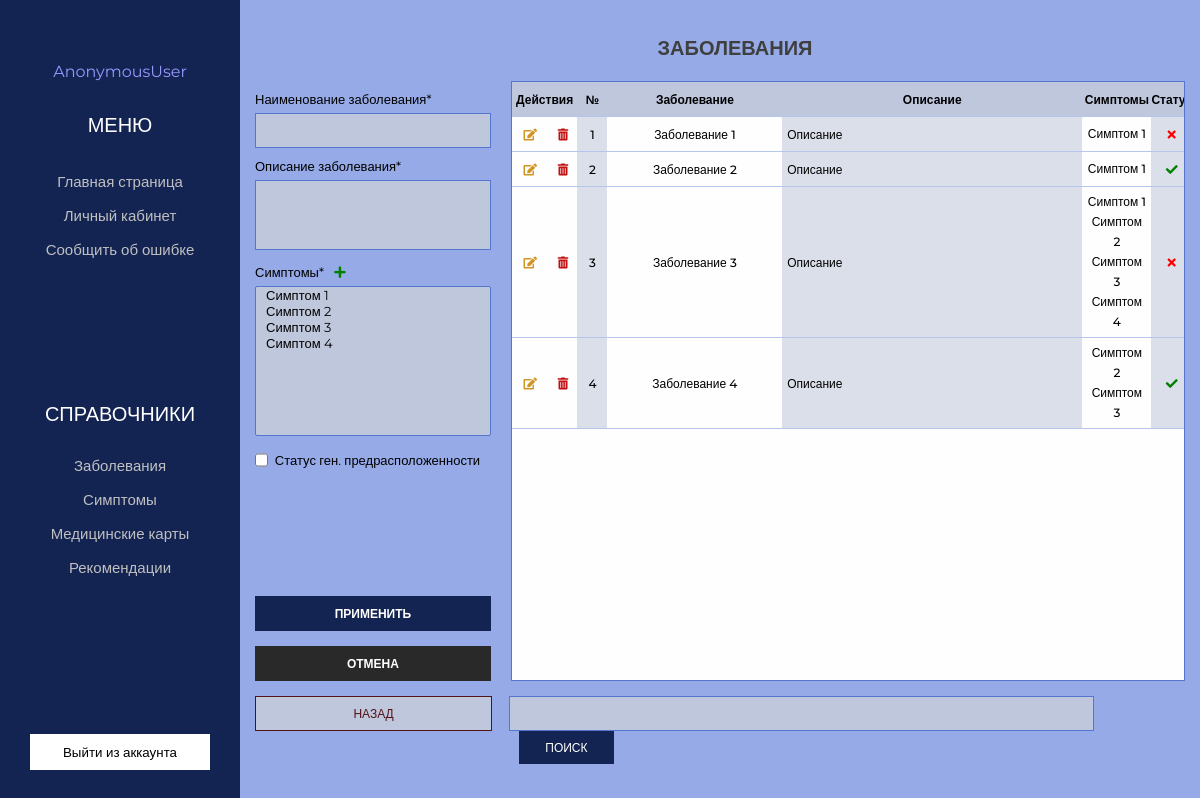
The page /disease on the database as committed earlier.
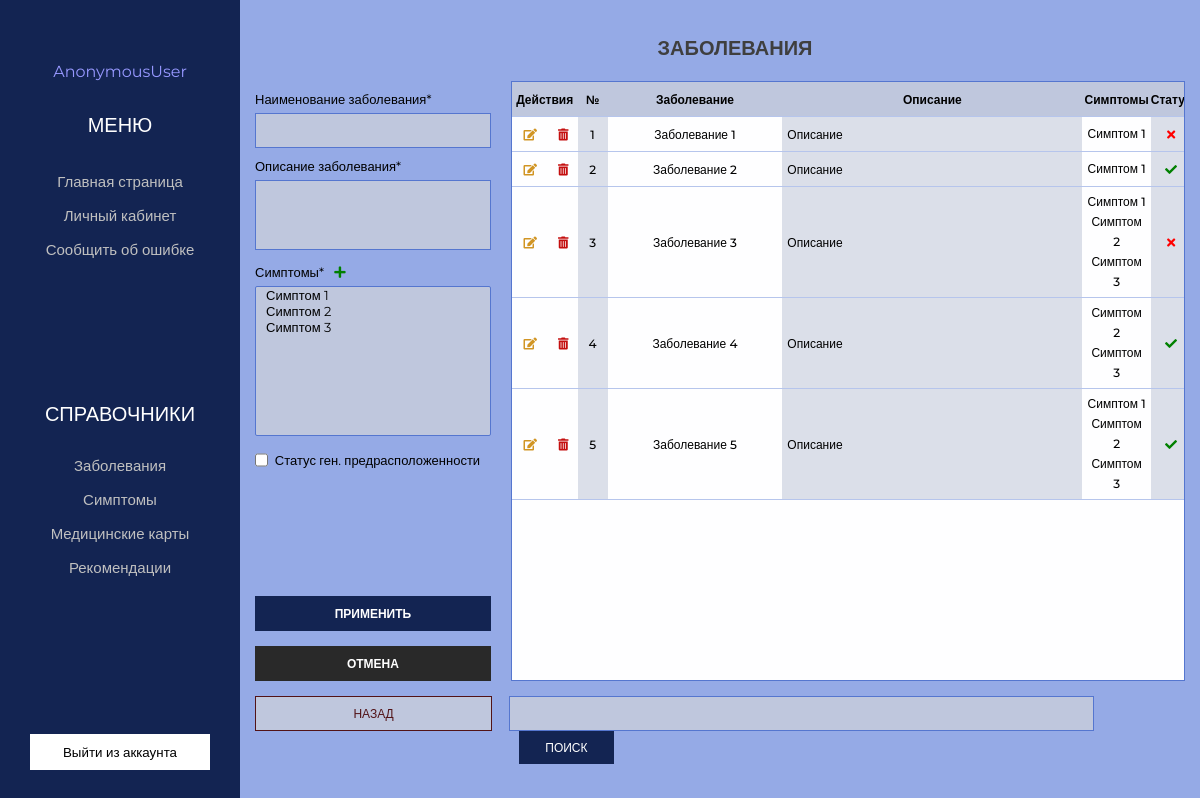
The same page on the database as committed later.
### app/models.py (models this page shows, shortened)
class Disease(models.Model):
    name_disease                                = models.CharField(max_length=50, verbose_name='Наименование заболевания', null=False)
    description_disease                         = models.TextField(verbose_name='Описание заболевания', null=False)
    number_of_patients                          = models.IntegerField(verbose_name='Количество заболевших', null=True, default=0)
    symptoms                                    = models.ManyToManyField(Symptom, verbose_name="Симптом", related_name='diseases')
    status_genetic_predisposition               = models.BooleanField( verbose_name='Наличие генетических предрасположенностей', default=False)
    description_genetic_predisposition          = models.TextField(verbose_name='Описание генетической предрасположенности', null=True, blank=True, default='-')
    class Meta:
        verbose_name            = "Заболевание"
        verbose_name_plural     = "Заболевания"

class Symptom(models.Model):
    name_symptom            = models.CharField(max_length=50, verbose_name='Наименование симптома', null=False)
    description_symptom     = models.CharField(max_length=200, verbose_name='Описание симптома', null=False)
    class Meta:
        verbose_name            = "Симптом"
        verbose_name_plural     = "Симптомы"
    def __str__(self):
        return self.name_symptom

### app/views.py (the view)
# urls.py: path('disease', views.disease, name='disease'),
def disease(request):
    error = ''
    search_query = request.GET.get('search','')
    if search_query:
        elements = Disease.objects.filter(Q(name_disease__icontains=search_query) |
        Q(description_disease__icontains=search_query) |
        Q(symptoms__name_symptom__icontains=search_query) |
        Q(description_genetic_predisposition__icontains=search_query))
    else:
        elements = Disease.objects.all()
    if request.method == 'POST':
        form = DiseaseForm(request.POST)
        if form.is_valid():
            form.save()
        else:
            error = 'Возникла ошибка'
    form = DiseaseForm()
    context = {'elements': elements, 'form': form}
    return render(request, 'app/doctor/Disease.html', context)

### app/forms.py
class DiseaseForm(ModelForm):
    class Meta:
        model = Disease
        fields = ['name_disease', 'description_disease', 'symptoms', 'status_genetic_predisposition', 'description_genetic_predisposition']
        widgets = {
            "symptoms": SelectMultiple(attrs={
                'class': 'input_text symptoms'
            }),
            "name_disease": TextInput(attrs={
            'class': 'input_text'
            }),
            "description_disease": Textarea(attrs={
            'class': 'input_text disease',
            }),
            "description_genetic_predisposition": Textarea(attrs={
            'class': 'input_text disease'
            })
        }

### app/templates/app/doctor/Disease.html (shortened to what this page needs)
{% extends 'app/doctor/base_nav.html' %}
{% load static %}
{% block content %}
<section class="main">
    <div class="container">
        <div class="header">
            <div class="header_conatiner">
                <h1 class="header_title">ЗАБОЛЕВАНИЯ</h1>
            </div>
        </div>
        <form action="{{ data.disease }}" method="POST" name='form_name'>
            <section class="section">
                <div class="left_block">
                    <div class="left_items">
                        <p class="input_title">Наименование заболевания*</p>
                        {{ form.name_disease }}
                    </div>
                    <div class="left_items">
                        <p class="input_title">Описание заболевания*</p>
                        {{ form.description_disease }}
                    </div>
                    <div class="left_items">
                        <p class="input_title symptoms">Симптомы*&nbsp;&nbsp;
                            <a href="{% url 'symptom' %}"><i style="color: green" class="fas fa-plus"></i></a>
                        </p>
                        {{ form.symptoms }}
                    </div>
                    <div class="left_items status">
                        <input id="status" type="checkbox" name="status_genetic_predisposition" onchange='add_form("dv1", "status");'>
                        <label for="status" class="input_title">&nbsp;&nbsp;Статус ген. предрасположенности</label>
                    </div>
                    <div class="buttons">
                            <button type="submit" class="left_button">ПРИМЕНИТЬ</button>
                            <a href="{% url 'disease' %}" class="link">
                                <div class="left_button cancel">ОТМЕНА</div>
                            </a>
                    </div>
                </div>
                <div class="right_block">
                    {% if elements %}
                    <table class="table" border="0" cellspacing="0">
                        <tr class="header_table">
                            <th width="70px" colspan="2">Действия</th>
                            <th width="30px">№</th>
                            <th width="20%">Заболевание</th>
                            <th width="25%">Описание</th>
                            <th>Симптомы</th>
                            <th>Статус</th>
                        </tr>
                        {% for el in elements %}
                        <tr class="header_table">
                            <td>
                                <a href="{% url 'disease_update' el.id  %}"><i style="color:rgb(209, 149, 36)" class="fas fa-edit"></i></a>
                            </td>
                            <td>
                                <a href="{% url 'disease_delete' el.id  %}"><i style="color:rgb(196, 14, 14)"  class="fas fa-trash-alt"></i></a>
                            </td>
                            <td class="color" id="number">{{ el.id }}</td>
                            <td>{{ el.name_disease }}</td>
                            <td class="color">
                                <p class="width_line">{{ el.description_disease }}</p>
                            </td>
                            <td style = "padding:5px">
                            {% for s in el.symptoms.all %}
                                <p class="stroke">{{ s.name_symptom }}</p>
                            {% endfor %}
                            </td>
                            <td class="color">
                                {% if el.status_genetic_predisposition %}
                                <div><i style="color:green" class="fas fa-check"></i></div>
                                {% else %}
                                <div><i style="color:red" class="fas fa-times"></i></div>
                                {% endif %}
                            </td>
                        </tr>
                        {% endfor %}
                        {% else %}
                        <tr class="header_table">
                            <td width=90%>
                                <p style="margin:20px 20px 20px 20px" class="input_title">Нет записей</p>
                            </td>
                        </tr>
                        {% endif %}
                    </table>
                </div>
            </section>
        </form>
        <form action="{% url 'disease' %}" method="GET">
            <div class="bottom_panel">
                <a href="#" class="back">НАЗАД</a>
                <div class="search_panel">
                    <input type="text" class="search" name="search" />
                    <button type="submit" class="bottom_button">ПОИСК</button>
                </div>
            </div>
        </form>
    </div>
</section>
{% endblock content %}

### app/templates/app/doctor/base_nav.html (shortened to what this page needs)
{% load static %}
<!DOCTYPE html>
<html lang="ru">
<head>
    <link rel="stylesheet" href="{% static 'app/css/style.css' %}" />
    <link rel="stylesheet" href="https://use.fontawesome.com/releases/v5.8.2/css/all.css">
</head>
<body>
    <section class="panel">
        <p class="user">{{request.user}}</p>
        <p class="panel_title">МЕНЮ</p>
        <a class="profile" href="{% url 'index' %}">Главная страница</a>
        <a class="profile two" href="{% url 'profile' %}">Личный кабинет</a>
        <a class="profile two" href="{% url 'report' %}">Сообщить об ошибке</a>
        <ul class="directory">
            <p class="panel_title_two">СПРАВОЧНИКИ</p>
            <li class="li"><a class="link" href="{% url 'disease' %}">Заболевания</a></li>
            <li class="li"><a class="link" href="{% url 'symptom' %}">Симптомы</a></li>
            <li class="li"><a class="link" href="{% url 'medicalRecord' %}">Медицинские карты</a></li>
            <li class="li"><a class="link" href="{% url 'recommendation' %}">Рекомендации</a></li>
        </ul>
        <input type="button" class="exit" value="Выйти из аккаунта">
    </section>
    {% block content %}
    {% endblock %}
</body>
</html>

Rows that differ between the two databases and show on the page:
removed Symptom: name_symptom "Симптом 4", shown under Disease "Заболевание 3"
added Disease: id "5", name_disease "Заболевание 5", description_disease "Описание", status_genetic_predisposition True (drawn), Symptom (name_symptom "Симптом 1"), Symptom (name_symptom "Симптом 2"), Symptom (name_symptom "Симптом 3")
Other text that changed with them:
form field symptoms: "Симптом 1 / Симптом 2 / Симптом 3 / Симптом 4" → "Симптом 1 / Симптом 2 / Симптом 3"
